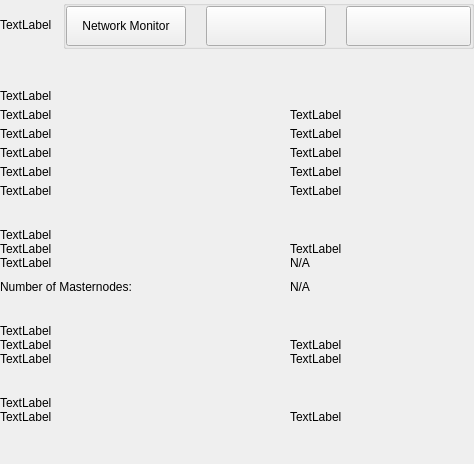
<?xml version="1.0" encoding="UTF-8"?>
<ui version="4.0">
 <class>SettingsInformationWidget</class>
 <widget class="QWidget" name="SettingsInformationWidget">
  <property name="geometry">
   <rect>
    <x>0</x>
    <y>0</y>
    <width>474</width>
    <height>464</height>
   </rect>
  </property>
  <property name="windowTitle">
   <string>Form</string>
  </property>
  <layout class="QVBoxLayout" name="verticalLayout">
   <property name="spacing">
    <number>0</number>
   </property>
   <property name="leftMargin">
    <number>0</number>
   </property>
   <property name="topMargin">
    <number>0</number>
   </property>
   <property name="rightMargin">
    <number>0</number>
   </property>
   <property name="bottomMargin">
    <number>0</number>
   </property>
   <item>
    <widget class="QWidget" name="left" native="true">
     <layout class="QVBoxLayout" name="verticalLayout_3">
      <property name="leftMargin">
       <number>0</number>
      </property>
      <property name="topMargin">
       <number>0</number>
      </property>
      <property name="rightMargin">
       <number>0</number>
      </property>
      <property name="bottomMargin">
       <number>0</number>
      </property>
      <item>
       <layout class="QVBoxLayout" name="verticalLayout_2">
        <property name="spacing">
         <number>0</number>
        </property>
        <item>
         <layout class="QHBoxLayout" name="horizontalLayout_3">
          <property name="spacing">
           <number>0</number>
          </property>
          <item>
           <widget class="QLabel" name="labelTitle">
            <property name="text">
             <string>TextLabel</string>
            </property>
           </widget>
          </item>
          <item>
           <spacer name="horizontalSpacer">
            <property name="orientation">
             <enum>Qt::Horizontal</enum>
            </property>
            <property name="sizeHint" stdset="0">
             <size>
              <width>40</width>
              <height>20</height>
             </size>
            </property>
           </spacer>
          </item>
          <item>
           <widget class="QGroupBox" name="groupBox">
            <property name="title">
             <string/>
            </property>
            <layout class="QHBoxLayout" name="horizontalLayout_4">
             <property name="spacing">
              <number>20</number>
             </property>
             <property name="leftMargin">
              <number>0</number>
             </property>
             <property name="topMargin">
              <number>0</number>
             </property>
             <property name="rightMargin">
              <number>0</number>
             </property>
             <property name="bottomMargin">
              <number>0</number>
             </property>
             <item>
              <widget class="QPushButton" name="pushButtonNetworkMonitor">
               <property name="minimumSize">
                <size>
                 <width>120</width>
                 <height>40</height>
                </size>
               </property>
               <property name="maximumSize">
                <size>
                 <width>16777215</width>
                 <height>40</height>
                </size>
               </property>
               <property name="focusPolicy">
                <enum>Qt::NoFocus</enum>
               </property>
               <property name="text">
                <string>Network Monitor</string>
               </property>
              </widget>
             </item>
             <item>
              <widget class="QPushButton" name="pushButtonBackups">
               <property name="minimumSize">
                <size>
                 <width>120</width>
                 <height>40</height>
                </size>
               </property>
               <property name="maximumSize">
                <size>
                 <width>120</width>
                 <height>40</height>
                </size>
               </property>
               <property name="focusPolicy">
                <enum>Qt::NoFocus</enum>
               </property>
               <property name="text">
                <string/>
               </property>
               <property name="checkable">
                <bool>false</bool>
               </property>
               <property name="autoExclusive">
                <bool>false</bool>
               </property>
              </widget>
             </item>
             <item>
              <widget class="QPushButton" name="pushButtonFile">
               <property name="minimumSize">
                <size>
                 <width>125</width>
                 <height>40</height>
                </size>
               </property>
               <property name="maximumSize">
                <size>
                 <width>125</width>
                 <height>40</height>
                </size>
               </property>
               <property name="focusPolicy">
                <enum>Qt::NoFocus</enum>
               </property>
               <property name="text">
                <string/>
               </property>
               <property name="checkable">
                <bool>false</bool>
               </property>
               <property name="checked">
                <bool>false</bool>
               </property>
               <property name="autoExclusive">
                <bool>false</bool>
               </property>
              </widget>
             </item>
            </layout>
           </widget>
          </item>
         </layout>
        </item>
        <item>
         <spacer name="verticalSpacer_2">
          <property name="orientation">
           <enum>Qt::Vertical</enum>
          </property>
          <property name="sizeType">
           <enum>QSizePolicy::Fixed</enum>
          </property>
          <property name="sizeHint" stdset="0">
           <size>
            <width>20</width>
            <height>40</height>
           </size>
          </property>
         </spacer>
        </item>
        <item>
         <widget class="QWidget" name="layoutOptions1" native="true">
          <layout class="QVBoxLayout" name="verticalLayout_9">
           <property name="spacing">
            <number>5</number>
           </property>
           <property name="leftMargin">
            <number>0</number>
           </property>
           <property name="topMargin">
            <number>0</number>
           </property>
           <property name="rightMargin">
            <number>0</number>
           </property>
           <property name="bottomMargin">
            <number>10</number>
           </property>
           <item>
            <widget class="QLabel" name="labelTitleGeneral">
             <property name="text">
              <string>TextLabel</string>
             </property>
            </widget>
           </item>
           <item>
            <layout class="QHBoxLayout" name="horizontalLayout" stretch="0,1">
             <property name="spacing">
              <number>0</number>
             </property>
             <item>
              <widget class="QLabel" name="labelTitleClient">
               <property name="minimumSize">
                <size>
                 <width>290</width>
                 <height>0</height>
                </size>
               </property>
               <property name="maximumSize">
                <size>
                 <width>290</width>
                 <height>16777215</height>
                </size>
               </property>
               <property name="text">
                <string>TextLabel</string>
               </property>
              </widget>
             </item>
             <item>
              <widget class="QLabel" name="labelInfoClient">
               <property name="text">
                <string>TextLabel</string>
               </property>
              </widget>
             </item>
            </layout>
           </item>
           <item>
            <layout class="QHBoxLayout" name="horizontalAgent" stretch="0,1">
             <property name="spacing">
              <number>0</number>
             </property>
             <item>
              <widget class="QLabel" name="labelTitleAgent">
               <property name="minimumSize">
                <size>
                 <width>290</width>
                 <height>0</height>
                </size>
               </property>
               <property name="maximumSize">
                <size>
                 <width>290</width>
                 <height>16777215</height>
                </size>
               </property>
               <property name="text">
                <string>TextLabel</string>
               </property>
              </widget>
             </item>
             <item>
              <widget class="QLabel" name="labelInfoAgent">
               <property name="text">
                <string>TextLabel</string>
               </property>
              </widget>
             </item>
            </layout>
           </item>
           <item>
            <layout class="QHBoxLayout" name="horizontalBerkely" stretch="0,1">
             <property name="spacing">
              <number>0</number>
             </property>
             <item>
              <widget class="QLabel" name="labelTitleBerkeley">
               <property name="minimumSize">
                <size>
                 <width>290</width>
                 <height>0</height>
                </size>
               </property>
               <property name="maximumSize">
                <size>
                 <width>290</width>
                 <height>16777215</height>
                </size>
               </property>
               <property name="text">
                <string>TextLabel</string>
               </property>
              </widget>
             </item>
             <item>
              <widget class="QLabel" name="labelInfoBerkeley">
               <property name="text">
                <string>TextLabel</string>
               </property>
              </widget>
             </item>
            </layout>
           </item>
           <item>
            <layout class="QHBoxLayout" name="horizontalDataDir" stretch="0,1">
             <property name="spacing">
              <number>0</number>
             </property>
             <item>
              <widget class="QLabel" name="labelTitleDataDir">
               <property name="minimumSize">
                <size>
                 <width>290</width>
                 <height>0</height>
                </size>
               </property>
               <property name="maximumSize">
                <size>
                 <width>290</width>
                 <height>16777215</height>
                </size>
               </property>
               <property name="text">
                <string>TextLabel</string>
               </property>
              </widget>
             </item>
             <item>
              <widget class="QLabel" name="labelInfoDataDir">
               <property name="text">
                <string>TextLabel</string>
               </property>
               <property name="wordWrap">
                <bool>true</bool>
               </property>
              </widget>
             </item>
            </layout>
           </item>
           <item>
            <layout class="QHBoxLayout" name="horizontalTime" stretch="0,1">
             <property name="spacing">
              <number>0</number>
             </property>
             <item>
              <widget class="QLabel" name="labelTitleTime">
               <property name="minimumSize">
                <size>
                 <width>290</width>
                 <height>0</height>
                </size>
               </property>
               <property name="maximumSize">
                <size>
                 <width>290</width>
                 <height>16777215</height>
                </size>
               </property>
               <property name="text">
                <string>TextLabel</string>
               </property>
              </widget>
             </item>
             <item>
              <widget class="QLabel" name="labelInfoTime">
               <property name="text">
                <string>TextLabel</string>
               </property>
              </widget>
             </item>
            </layout>
           </item>
          </layout>
         </widget>
        </item>
        <item>
         <spacer name="verticalSpacer_3">
          <property name="orientation">
           <enum>Qt::Vertical</enum>
          </property>
          <property name="sizeType">
           <enum>QSizePolicy::Minimum</enum>
          </property>
          <property name="sizeHint" stdset="0">
           <size>
            <width>20</width>
            <height>20</height>
           </size>
          </property>
         </spacer>
        </item>
        <item>
         <widget class="QLabel" name="labelTitleNetwork">
          <property name="text">
           <string>TextLabel</string>
          </property>
         </widget>
        </item>
        <item>
         <layout class="QHBoxLayout" name="horizontalName" stretch="0,1">
          <property name="spacing">
           <number>0</number>
          </property>
          <item>
           <widget class="QLabel" name="labelTitleName">
            <property name="minimumSize">
             <size>
              <width>290</width>
              <height>0</height>
             </size>
            </property>
            <property name="maximumSize">
             <size>
              <width>290</width>
              <height>16777215</height>
             </size>
            </property>
            <property name="text">
             <string>TextLabel</string>
            </property>
           </widget>
          </item>
          <item>
           <widget class="QLabel" name="labelInfoName">
            <property name="text">
             <string>TextLabel</string>
            </property>
           </widget>
          </item>
         </layout>
        </item>
        <item>
         <widget class="QWidget" name="layoutOptions2" native="true">
          <layout class="QHBoxLayout" name="horizontalConnections" stretch="0,1">
           <property name="spacing">
            <number>0</number>
           </property>
           <property name="leftMargin">
            <number>0</number>
           </property>
           <property name="topMargin">
            <number>0</number>
           </property>
           <property name="rightMargin">
            <number>0</number>
           </property>
           <property name="bottomMargin">
            <number>10</number>
           </property>
           <item>
            <widget class="QLabel" name="labelTitleConnections">
             <property name="minimumSize">
              <size>
               <width>290</width>
               <height>0</height>
              </size>
             </property>
             <property name="maximumSize">
              <size>
               <width>290</width>
               <height>16777215</height>
              </size>
             </property>
             <property name="text">
              <string>TextLabel</string>
             </property>
            </widget>
           </item>
           <item>
            <widget class="QLabel" name="labelInfoConnections">
			                          <property name="cursor">
                            <cursorShape>IBeamCursor</cursorShape>
                          </property>
                          <property name="textInteractionFlags">
                            <set>Qt::LinksAccessibleByMouse|Qt::TextSelectableByKeyboard|Qt::TextSelectableByMouse</set>
                          </property>
                          <property name="text">
                            <string>N/A</string>
                          </property>
                        </widget>
                      </item>
                    </layout>
                  </widget>
                </item>
                <item>
                  <widget class="QWidget" name="layoutOptions2_1" native="true">
                    <layout class="QHBoxLayout" name="horizontalMasternodes" stretch="0,1">
                      <property name="spacing">
                        <number>0</number>
                      </property>
                      <property name="leftMargin">
                        <number>0</number>
                      </property>
                      <property name="topMargin">
                        <number>0</number>
                      </property>
                      <property name="rightMargin">
                        <number>0</number>
                      </property>
                      <property name="bottomMargin">
                        <number>10</number>
                      </property>
                      <item>
                        <widget class="QLabel" name="labelTitleMasternodes">
                          <property name="minimumSize">
                            <size>
                              <width>290</width>
                              <height>0</height>
                            </size>
                          </property>
                          <property name="maximumSize">
                            <size>
                              <width>290</width>
                              <height>16777215</height>
                            </size>
                          </property>
                          <property name="text">
                            <string>Number of Masternodes:</string>
                          </property>
                        </widget>
                      </item>
                      <item>
                        <widget class="QLabel" name="labelInfoMasternodes">
                          <property name="cursor">
                            <cursorShape>IBeamCursor</cursorShape>
                          </property>
                          <property name="textInteractionFlags">
                            <set>Qt::LinksAccessibleByMouse|Qt::TextSelectableByKeyboard|Qt::TextSelectableByMouse</set>
                          </property>
             <property name="text">
              <string notr="true">N/A</string>
             </property>
            </widget>
           </item>
          </layout>
         </widget>
        </item>
        <item>
         <spacer name="verticalSpacer_4">
          <property name="orientation">
           <enum>Qt::Vertical</enum>
          </property>
          <property name="sizeType">
           <enum>QSizePolicy::Minimum</enum>
          </property>
          <property name="sizeHint" stdset="0">
           <size>
            <width>20</width>
            <height>20</height>
           </size>
          </property>
         </spacer>
        </item>
        <item>
         <widget class="QLabel" name="labelTitleBlockchain">
          <property name="text">
           <string>TextLabel</string>
          </property>
         </widget>
        </item>
        <item>
         <layout class="QHBoxLayout" name="horizontalBlockNumber" stretch="0,1">
          <property name="spacing">
           <number>0</number>
          </property>
          <item>
           <widget class="QLabel" name="labelTitleBlockNumber">
            <property name="minimumSize">
             <size>
              <width>290</width>
              <height>0</height>
             </size>
            </property>
            <property name="maximumSize">
             <size>
              <width>290</width>
              <height>16777215</height>
             </size>
            </property>
            <property name="text">
             <string>TextLabel</string>
            </property>
           </widget>
          </item>
          <item>
           <widget class="QLabel" name="labelInfoBlockNumber">
            <property name="text">
             <string>TextLabel</string>
            </property>
           </widget>
          </item>
         </layout>
        </item>
        <item>
         <widget class="QWidget" name="layoutOptions3" native="true">
          <layout class="QHBoxLayout" name="horizontalBlockTime" stretch="0,1">
           <property name="spacing">
            <number>0</number>
           </property>
           <property name="leftMargin">
            <number>0</number>
           </property>
           <property name="topMargin">
            <number>0</number>
           </property>
           <property name="rightMargin">
            <number>0</number>
           </property>
           <property name="bottomMargin">
            <number>10</number>
           </property>
           <item>
            <widget class="QLabel" name="labelTitleBlockTime">
             <property name="minimumSize">
              <size>
               <width>290</width>
               <height>0</height>
              </size>
             </property>
             <property name="maximumSize">
              <size>
               <width>290</width>
               <height>16777215</height>
              </size>
             </property>
             <property name="text">
              <string>TextLabel</string>
             </property>
            </widget>
           </item>
           <item>
            <widget class="QLabel" name="labelInfoBlockTime">
             <property name="text">
              <string>TextLabel</string>
             </property>
            </widget>
           </item>
          </layout>
         </widget>
        </item>
        <item>
         <spacer name="verticalSpacer_5">
          <property name="orientation">
           <enum>Qt::Vertical</enum>
          </property>
          <property name="sizeType">
           <enum>QSizePolicy::Fixed</enum>
          </property>
          <property name="sizeHint" stdset="0">
           <size>
            <width>20</width>
            <height>20</height>
           </size>
          </property>
         </spacer>
        </item>
        <item>
         <widget class="QLabel" name="labelTitleMemory">
          <property name="text">
           <string>TextLabel</string>
          </property>
         </widget>
        </item>
        <item>
         <layout class="QHBoxLayout" name="horizontalNumberTransactions" stretch="0,1">
          <property name="spacing">
           <number>0</number>
          </property>
          <item>
           <widget class="QLabel" name="labelTitleNumberTransactions">
            <property name="minimumSize">
             <size>
              <width>290</width>
              <height>0</height>
             </size>
            </property>
            <property name="maximumSize">
             <size>
              <width>290</width>
              <height>16777215</height>
             </size>
            </property>
            <property name="text">
             <string>TextLabel</string>
            </property>
           </widget>
          </item>
          <item>
           <widget class="QLabel" name="labelInfoNumberTransactions">
            <property name="text">
             <string>TextLabel</string>
            </property>
           </widget>
          </item>
         </layout>
        </item>
        <item>
         <spacer name="verticalSpacer">
          <property name="orientation">
           <enum>Qt::Vertical</enum>
          </property>
          <property name="sizeHint" stdset="0">
           <size>
            <width>20</width>
            <height>40</height>
           </size>
          </property>
         </spacer>
        </item>
       </layout>
      </item>
     </layout>
    </widget>
   </item>
  </layout>
 </widget>
 <resources/>
 <connections/>
</ui>
